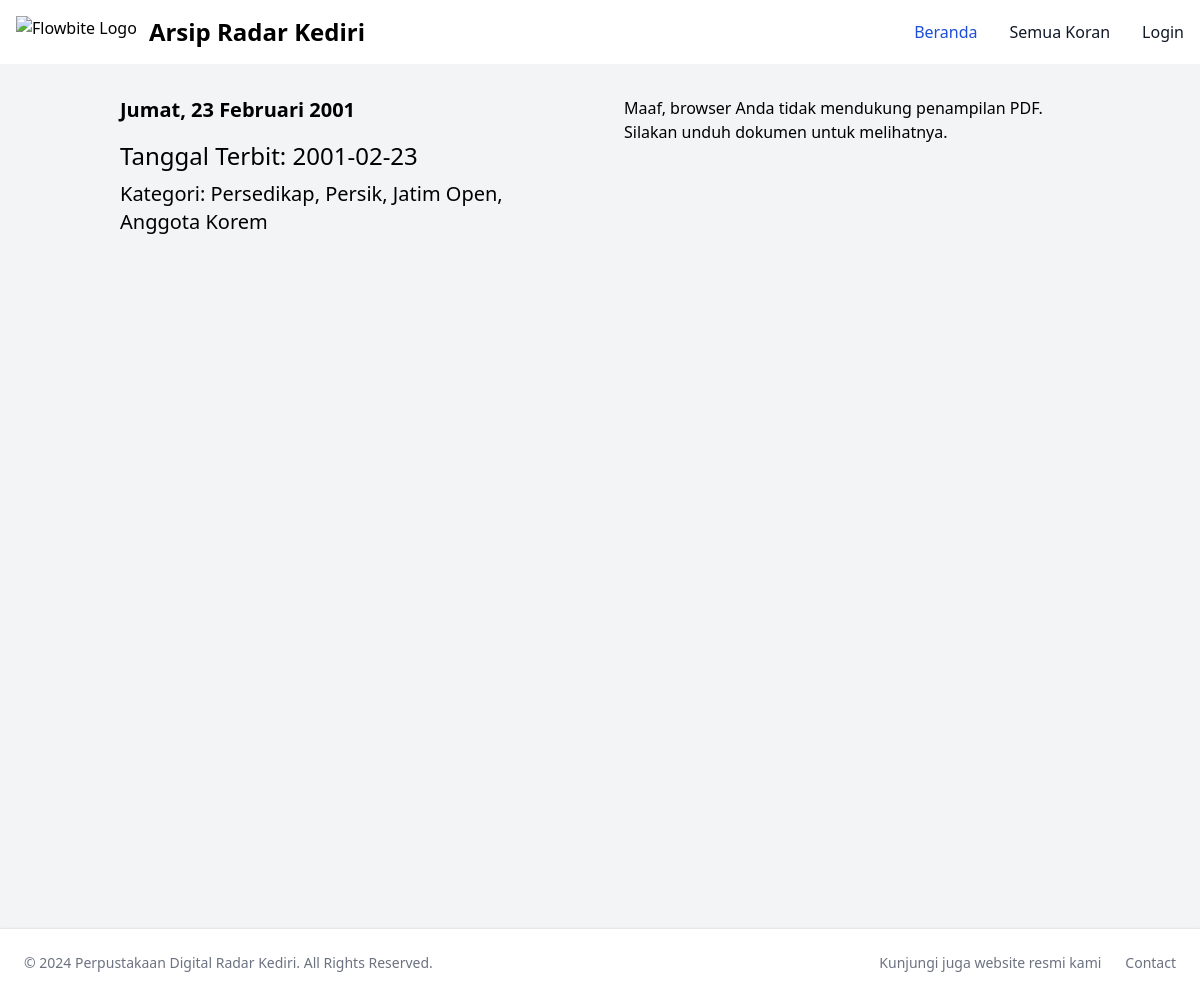
Screenshot of /user/view_newspaper.php?id=10 with the database file from the repository.
### tables this page shows
CREATE TABLE `newspapers` (
  `id` int(11) NOT NULL,
  `title` varchar(255) NOT NULL,
  `publication_date` date NOT NULL,
  `category` varchar(100) DEFAULT NULL,
  `thumbnail` varchar(255) DEFAULT NULL,
  `pdf_file` varchar(255) NOT NULL,
  `created_at` timestamp NOT NULL DEFAULT current_timestamp()
);

### user/view_newspaper.php (the view, shortened to what this page needs)
<?php
require '../config.php';
$id = $_GET['id'] ?? null;
$stmt = $pdo->prepare('SELECT * FROM newspapers WHERE id = ?');
$stmt->execute([$id]);
$newspaper = $stmt->fetch(PDO::FETCH_ASSOC);
?>
<!DOCTYPE html>
<html lang="en">
<head>
    <script src="https://cdn.tailwindcss.com"></script>
    <link href="https://cdn.jsdelivr.net/npm/flowbite@2.4.1/dist/flowbite.min.css" rel="stylesheet" />
</head>
<body class="bg-gray-100">
<nav class="bg-white border-gray-200 dark:bg-gray-900">
        <div class="max-w-screen-xl flex flex-wrap items-center justify-between mx-auto p-4">
            <a href="index.php" class="flex items-center space-x-3 rtl:space-x-reverse">
                <img src="https://flowbite.com/docs/images/logo.svg" class="h-8" alt="Flowbite Logo" />
                <span
                    class="self-center text-2xl font-semibold whitespace-nowrap dark:text-white sm:text-m md:text-md">Arsip Radar Kediri</span>
            </a>
            <div class="hidden w-full md:block md:w-auto" id="navbar-default">
                <ul
                    class="font-medium flex flex-col p-4 md:p-0 mt-4 border border-gray-100 rounded-lg bg-gray-50 md:flex-row md:space-x-8 rtl:space-x-reverse md:mt-0 md:border-0 md:bg-white dark:bg-gray-800 md:dark:bg-gray-900 dark:border-gray-700">
                    <li>
                        <a href="../index.php"
                            class="block py-2 px-3 text-white bg-blue-700 rounded md:bg-transparent md:text-blue-700 md:p-0 dark:text-white md:dark:text-blue-500"
                            aria-current="page">Beranda</a>
                    </li>
                    <li>
                        <a href="all_newspaper.php"
                            class="block py-2 px-3 text-gray-900 rounded hover:bg-gray-100 md:hover:bg-transparent md:border-0 md:hover:text-blue-700 md:p-0 dark:text-white md:dark:hover:text-blue-500 dark:hover:bg-gray-700 dark:hover:text-white md:dark:hover:bg-transparent">Semua
                            Koran</a>
                    </li>
                    <?php if (isset($_SESSION['role']) && $_SESSION['role'] === 'admin'): ?>
                    <li>
                        <a href="../admin/admin_dashboard.php"
                            class="block py-2 px-3 text-gray-900 rounded hover:bg-gray-100 md:hover:bg-transparent md:border-0 md:hover:text-blue-700 md:p-0 dark:text-white md:dark:hover:text-blue-500 dark:hover:bg-gray-700 dark:hover:text-white md:dark:hover:bg-transparent">Dashboard
                            Admin</a>
                    </li>
                    <?php endif; ?> <li class="relative">
                        <?php if (isset($_SESSION['name'])): ?>
                        <button id="userMenuButton"
                            class="block py-2 px-3 text-gray-900 rounded hover:bg-gray-100 md:hover:bg-transparent md:border-0 md:hover:text-blue-700 md:p-0 dark:text-white md:dark:hover:text-blue-500 dark:hover:bg-gray-700 dark:hover:text-white md:dark:hover:bg-transparent">
                            <?php echo htmlspecialchars($_SESSION['name']); ?>
                        </button>
                        <div id="userMenuDropdown"
                            class="hidden absolute right-0 mt-2 w-48 bg-white rounded-md shadow-lg dark:bg-gray-800">
                            <a href="../profile.php"
                                class="block px-4 py-2 text-sm text-gray-700 hover:bg-gray-100 dark:text-gray-200 dark:hover:bg-gray-600">Profile</a>
                            <a href="../logout.php"
                                class="block px-4 py-2 text-sm text-gray-700 hover:bg-gray-100 dark:text-gray-200 dark:hover:bg-gray-600">Logout</a>
                        </div>
                        <script>
                        document.getElementById('userMenuButton').addEventListener('click', function() {
                            var dropdown = document.getElementById('userMenuDropdown');
                            if (dropdown.classList.contains('hidden')) {
                                dropdown.classList.remove('hidden');
                            } else {
                                dropdown.classList.add('hidden');
                            }
                        });
                        </script>
                        <?php else: ?>
                        <a href="../login.php"
                            class="block py-2 px-3 text-gray-900 rounded hover:bg-gray-100 md:hover:bg-transparent md:border-0 md:hover:text-blue-700 md:p-0 dark:text-white md:dark:hover:text-blue-500 dark:hover:bg-gray-700 dark:hover:text-white md:dark:hover:bg-transparent">Login</a>
                        <?php endif; ?>
                    </li>
                </ul>
            </div>
        </div>
    </nav>
    <main class="container mx-auto py-4 px-4">
        <div class="grid grid-cols-1 md:grid-cols-2 gap-4">
            <div class="p-4">
                <h2 class="text-xl font-bold mb-4"><?php echo htmlspecialchars($newspaper['title']); ?></h2>
                <p class="text-black text-2xl mb-2">Tanggal Terbit:
                    <?php echo htmlspecialchars($newspaper['publication_date']); ?></p>
                <p class="text-black text-xl mb-2">Kategori: <?php echo htmlspecialchars($newspaper['category']); ?></p>
            </div>
            <div class="p-4">
                <object data="../uploads/<?php echo htmlspecialchars($newspaper['pdf_file']); ?>" type="application/pdf"
                    width="100%" height="800px">
                    <p class="text-black">Maaf, browser Anda tidak mendukung penampilan PDF. Silakan <a
                            href="../uploads/<?php echo htmlspecialchars($newspaper['pdf_file']); ?>">unduh dokumen</a>
                        untuk melihatnya.</p>
                </object>
            </div>
        </div>
    </main>
    <?php
require '../components/footer.php'
?>
</body>
</html>

### rows the page displays
newspapers: title "Jumat, 23 Februari 2001", publication_date "2001-02-23", category "Persedikap, Persik, Jatim Open, Anggota Korem"
